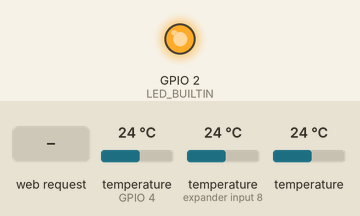
A sketch run on a simulated ESP8266 (NodeMCU). Parts: output pins drawn as LEDs (lit = HIGH, except the on-board LED, lit = LOW). Inputs (shaded band) come from the test bench; at power-on: temperature (sensors on GPIO 4, expander input 8) 24 °C, temperature 24 °C. WiFi joins after 1.5 s; servers stay silent unless stated; what the sketch prints to the serial monitor is not drawn.

Above: at 0.1 s.
At 6.7 s:
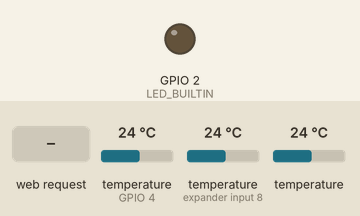
6.8 s: HTTP request GET /temperature received
Timing chart, 0 to 9.8 s (numbered marks = the images above; inputs shaded):
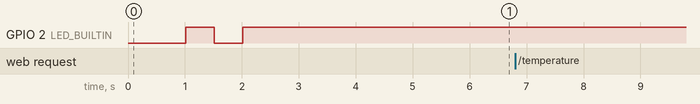

The sketch:

VertivRoomESP.ino
```cpp
#include <ESP8266WiFi.h>
#include <ESP8266WiFi.h>
#include <ESP8266WebServer.h>
#include <WiFiClient.h>
#include <DallasTemperature.h>
#include <OneWire.h>

#define ONE_WIRE_BUS 4
OneWire oneWire(ONE_WIRE_BUS);
DallasTemperature sensors(&oneWire);

char ssid[] = "yale wireless";

WiFiClient client;                 // Use this for WiFi instead of EthernetClient
ESP8266WebServer server(80);

float t1, t2, t3;
char RESPONSE[] = "temperature1 : %f, temperature2 : %f, temperature3 : %f";
char RESPONSESTATUS[] = "Wireless Sensor Station Vertiv Room, MAC address : %s, ssid : %s, IP address : %s";
char response[128];
char mac[18];
String mac_string;

void setup(){
   sensors.begin();
   pinMode(LED_BUILTIN, OUTPUT);
   Serial.begin(9600);
   delay(500);

   Serial.println();
   Serial.print("MAC: ");
   Serial.println(WiFi.macAddress());
   Serial.printf("Connecting to %s ", ssid);
   WiFi.begin(ssid);
   while (WiFi.status() != WL_CONNECTED)
  {
    digitalWrite(LED_BUILTIN, LOW);
    delay(500);
    digitalWrite(LED_BUILTIN, HIGH);
    delay(500);
    Serial.print(".");
  }
  Serial.println(" connected");
  Serial.println(WiFi.localIP());

  server.on("/temperature", temperature);
  server.on("/STATUS", statuspage);
  server.begin();
  Serial.println("Server Ready");
  delay(3000);
}

void loop() {
  server.handleClient();
}

void statuspage()
{
  digitalWrite(LED_BUILTIN, LOW);
  mac_string = WiFi.macAddress();
  mac_string.toCharArray(mac, 18);
  sprintf(response, RESPONSESTATUS, mac, ssid, WiFi.localIP().toString().c_str());
  server.send(200, "text/plain", response);
  digitalWrite(LED_BUILTIN, HIGH);
}

void temperature(){
  sensors.requestTemperatures();                // Send the command to get temperatures
  float t1;
  float t2;
  float t3;
  t1 = sensors.getTempCByIndex(0);
  t2 = sensors.getTempCByIndex(1);
  t3 = sensors.getTempCByIndex(2);
  Serial.print("Temperature is: ");
  Serial.print(t1);
  Serial.print(", ");
  Serial.print(t2);
  Serial.print(", ");
  Serial.print(t3);
  Serial.println("");
  sprintf(response, RESPONSE, t1, t2, t3);
  server.send(200, "text/plain", response);
  }
```

Measured:
- after the input at 6.8 s, every drawn part: stays the same
